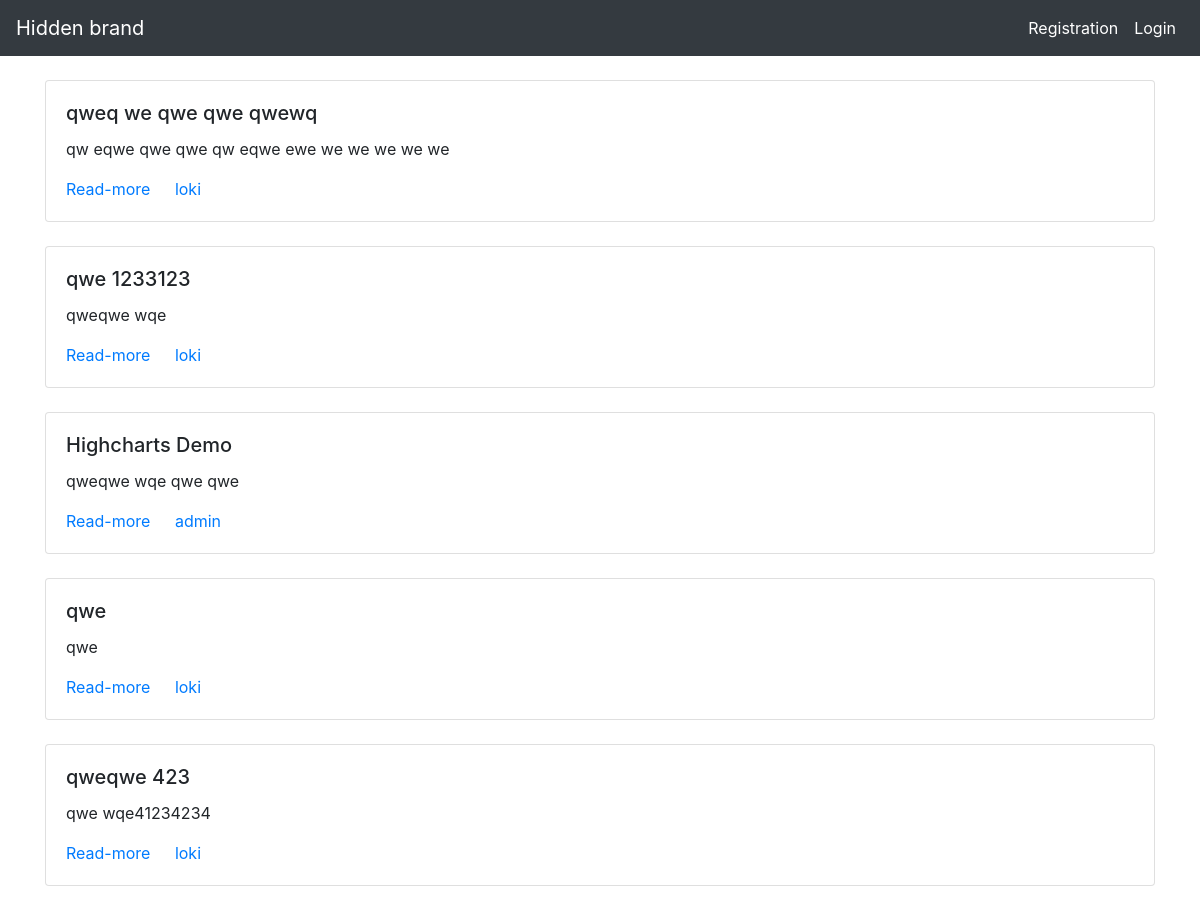
Before: / with the older database file.
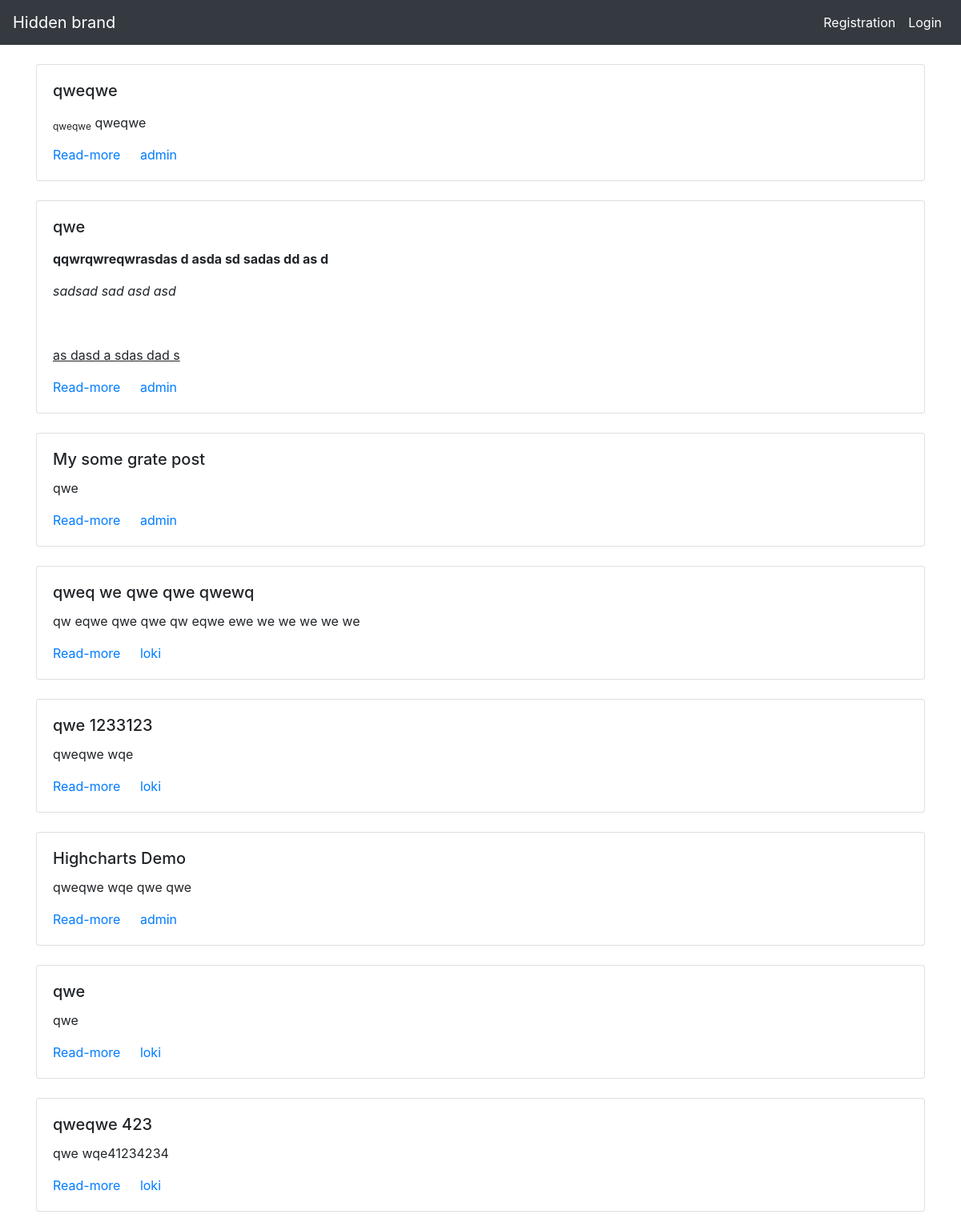
After: the same page with the newer database file.
### core/models.py (models this page shows, shortened)
class Post(models.Model):
    NEWS_TYPE = 0
    STORY_TYPE = 1
    ART_TYPE = 2
    TYPE_CHOICES = (
        (NEWS_TYPE, 'News'),
        (STORY_TYPE, 'Story'),
        (ART_TYPE, 'Art')
    )
    title = models.CharField(max_length=255)
    slug = models.SlugField(max_length=255,
                            help_text="URL like line",
                            unique=True,
                            verbose_name='URL like str')
    body = models.TextField()
    owner = models.ForeignKey(User)
    is_published = models.BooleanField(default=False)
    created_at = models.DateTimeField(auto_now_add=True)
    published_at = models.DateTimeField(blank=True, null=True)
    file = models.FileField(upload_to="posts_files", blank=True, null=True)
    type = models.IntegerField(null=True, choices=TYPE_CHOICES)

### core/views.py (the view)
# urls.py: url(r'^$', HomeView.as_view(), name='home'),
class HomeView(TemplateView):
    template_name = 'home.html'
    def get_context_data(self, **kwargs):
        context = super(HomeView, self).get_context_data(**kwargs)
        context['posts'] = Post.objects.filter(
            is_published=True
        ).order_by('-published_at')[:10]
        context.update({
            'some_list': [1, 2, 3],
            'my_setting': settings.SOME_MY_SETTING
        })
        return context
    def get(self, request, *args, **kwargs):
        context = self.get_context_data()
        context['some'] = 'value'
        return self.render_to_response(context)

### core/templates/home.html
{% extends 'base.html' %}
{% load my_tags %}
{% block content %}
    {% for post in posts %}
    <div class="card">
      <div class="card-body">
        <h5 class="card-title">{{ post.title }}</h5>
        <p class="card-text">
            {{ post.body|safe }}
        </p>
        <a href="#" class="card-link">Read-more</a>
        <a href="#" class="card-link">{{ post.owner.username }}</a>
      </div>
    </div>
    <br>
    {% endfor %}
{% endblock %}

Changed rows visible on the page:
added Post: title "qweqwe", body "qweqwe qweqwe", owner.username "admin"
added Post: title "qwe", body "qqwrqwreqwrasdas d asda sd sadas dd as d sadsad sad asd asd as dasd a sdas dad s", owner.username "admin"
added Post: title "My some grate post", body "qwe", owner.username "admin"
